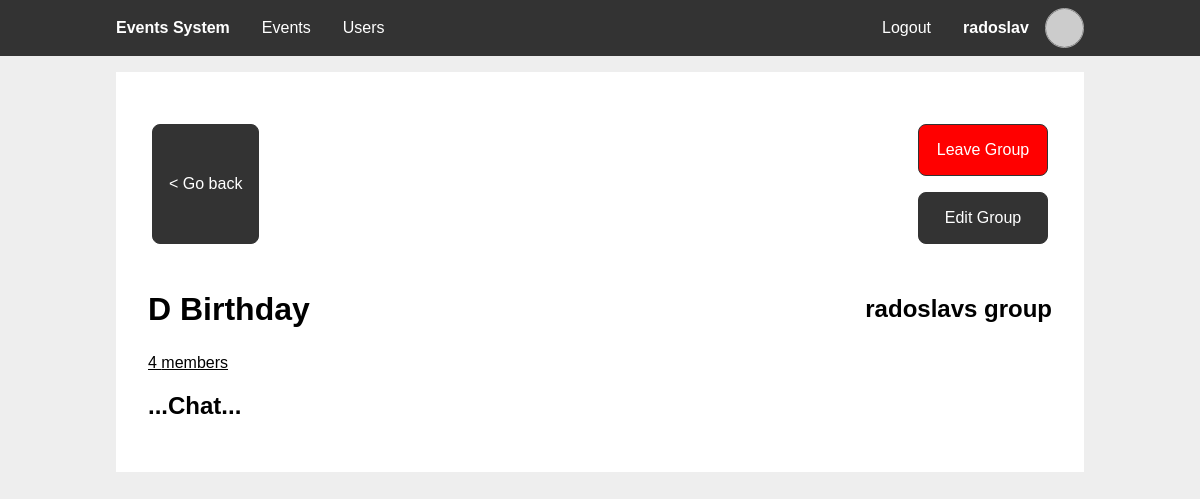
The app's page /group_view.php?event_id=1&group_id=1&year=2025 (signed in) with its own data.
### tables this page shows
CREATE TABLE `users` (
  `id` int(11) NOT NULL,
  `username` varchar(50) NOT NULL,
  `email` varchar(50) DEFAULT NULL,
  `birthday_event` int(11) NOT NULL,
  `password_hash` char(60) NOT NULL
);

CREATE TABLE `events` (
  `event_id` int(11) NOT NULL,
  `creator_id` int(11) DEFAULT NULL,
  `name` varchar(50) NOT NULL,
  `date` date NOT NULL,
  `description` varchar(100) NOT NULL,
  `recurring` tinyint(1) NOT NULL
);

CREATE TABLE `event_groups` (
  `group_id` int(11) NOT NULL,
  `creator_id` int(11) NOT NULL,
  `group_name` varchar(50) NOT NULL,
  `money_goal` int(10) NOT NULL DEFAULT 0,
  `meeting_time` time NOT NULL DEFAULT '09:00:00',
  `meeting_place` varchar(50) DEFAULT NULL,
  `group_description` varchar(250) DEFAULT NULL,
  `group_pass` char(8) DEFAULT NULL
);

### includes/db_users.php (called while the page is built, shortened)
<?php
function getUserById($user_id) {
  $pdo = getPDO();
  $stmt = $pdo->prepare('SELECT u.id,
                                u.username,
                                u.email,
                                e.date AS birthdate
                        FROM users u
                        JOIN events e ON u.birthday_event = e.event_id
                        WHERE u.id = ?');
  $stmt->execute([$user_id]);
  $user = $stmt->fetch();
  return $user;
}
?>

### includes/session.php (called while the page is built, shortened)
<?php
require_once "db_users.php";
function getUserId() {
  global $user;
  if (!$user) {
    $user = getUserById($_SESSION['user_id'] ?? null);
  }
  return $user["id"];
}
function ensureLoggedIn() {
  if (!getUserId()) {
    header('Location: ./login.php');
    exit;
  }
}
?>

### includes/gravatar.php (called while the page is built)
<?php
function gravatarUrl($arg) {
  $email = is_string($arg) ? $arg : ($arg['email'] ?: $arg['username']);
  return "https://www.gravatar.com/avatar/".hash("sha256", strtolower(trim($email)))."?d=identicon";
}
?>

### includes/db_groups.php (called while the page is built, shortened)
<?php
function getGroupById($group_id) {
  $pdo = getPDO();
  $stmt = $pdo->prepare('SELECT *
                        FROM event_groups
                        WHERE group_id = ?');
  $stmt->execute([$group_id]);
  return $stmt->fetch();
}
function checkUserInGroup($user_id, $event_id, $group_id) {
  $pdo = getPDO();
  $stmt = $pdo->prepare('SELECT *
                        FROM user_in_group as ug
                            JOIN event_to_group as eg ON ug.group_id = eg.group_id
                        WHERE ug.user_id = ? AND eg.event_id = ? AND eg.group_id = ?');
  $stmt->execute([$user_id, $event_id, $group_id]);
  return !!$stmt->fetch();
}
function getUsersInGroupCount($group_id) {
  $pdo = getPDO();
  $stmt = $pdo->prepare('SELECT COUNT(1)
                        FROM users u
                        JOIN (SELECT ug.user_id
                            FROM event_groups g
                                JOIN user_in_group ug ON ug.group_id = g.group_id
                            WHERE g.group_id = ?
                            UNION
                            SELECT uhg.user_id
                            FROM event_groups g
                                JOIN user_hidden_group uhg ON uhg.group_id = g.group_id
                            WHERE g.group_id = ?) AS gr ON gr.user_id = u.id');
  $stmt->execute([$group_id, $group_id]);
  return $stmt->fetch()['COUNT(1)'];
}
?>

### includes/db_events.php (called while the page is built, shortened)
<?php
function getEventById($event_id) {
  $pdo = getPDO();
  $stmt = $pdo->prepare('SELECT e.*,
                                u.username AS creator_username
                        FROM events e
                        LEFT JOIN users u ON e.creator_id = u.id
                        WHERE e.event_id = ?');
  $stmt->execute([$event_id]);
  return $stmt->fetch();
}
?>

### group_view.php (the view, shortened to what this page needs)
<?php
require_once 'includes/session.php';
require_once 'includes/db_events.php';
require_once 'includes/db_groups.php';
ensureLoggedIn();
$year = $_GET['year'];
$user_id = $user['id'];
$group_id = $_GET['group_id'];
$event_id = $_GET['event_id'];
$event = getEventById($event_id);
$group = getGroupById($group_id);
$in_group = checkUserInGroup($user_id, $event_id, $group_id);
?>
<?php
$page_styles = ['styles/groups.css'];
include 'templates/main_header.php'
?>
<section class="content">
  <div class="two-items between">
    <a class="btn" href="event_view.php?event_id=<?php echo $event_id ?>&year=<?php echo $year ?>">&lt Go back</a>
    <?php if ($in_group): ?>
    <div>
      <form id="form-leave-group" method="POST">
        <button type="submit" name="form-leave" class="btn delete">Leave Group</button>
      </form>
      <?php if ($user_id === $group['creator_id']): ?>
        <a class="btn" href="group_edit.php?event_id=<?php echo $event_id ?>&group_id=<?php echo $group_id ?>&year=<?php echo $year ?>">Edit Group</a>
      <?php endif ?>
    </div>
    <?php endif ?>
  </div>
  <header>
    <h1><?php echo $event['name'] ?></h1>
    <h2><?php echo $group['group_name']; ?></h2>
  </header>
  <?php if ($in_group): ?>
    <a href="group_members.php?event_id=<?php echo $event_id; ?>&group_id=<?php echo $group_id; ?>&year=<?php echo $year; ?>"><?php echo getUsersInGroupCount($group_id); ?> members</a>
    <header>
      <h2>...Chat...</h2>
    </header>
  <?php endif ?>
</section>
<?php
include 'templates/main_footer.php'
?>

### templates/main_header.php (shortened to what this page needs)
<?php
require_once 'includes/gravatar.php';
function active($param) {
  $isActive = basename($_SERVER['SCRIPT_NAME'], ".php") === $param;
  echo $isActive ? 'class="active"' : '';
}
?>
<!DOCTYPE html>
<html lang="en">
<head>
  <link rel="stylesheet" href="styles/main.css">
  <?php foreach ($page_styles as $style): ?>
    <link rel="stylesheet" href="<?php echo $style?>">
  <?php endforeach ?>
</head>
<body>
  <nav>
    <div class="wrapper">
      <ul>
        <li>
          <span><h1>Events System</h1></span>
        </li>
      </ul>
      <?php if (isset($user) && $user): ?>
      <ul class="middle">
        <li>
          <a href="./" <?php active("index") ?>>Events</a>
        </li>
        <li>
          <a href="./users.php" <?php active("users") ?>>Users</a>
        </li>
      </ul>
      <ul>
        <li>
          <a href="logout.php">Logout</a>
        </li>
        <li>
          <a href="profile.php" <?php active("profile") ?>>
            <div class="profile-info">
              <strong><?php echo $user['username'] ?></strong>
              <img class="profile-picture" alt="Profile Picture" src="<?php echo gravatarUrl($user) ?>">
            </div>
          </a>
        </li>
      </ul>
      <?php endif ?>
    </div>
  </nav>
  <main class="wrapper">

### styles/main.css (style rules this page uses)
:root { --color-accent: #333; --color-accent-active: #444; --color-accent-inactive: #777; --color-background: #fff; --color-background-body: #eee; --color-text: #000; --color-text-accent: #fff; --color-text-error: #f00; --color-text-error-active: #e60000; --color-text-confirm: #0f0; --color-text-confirm-active: #00e600; --nav-height: 3.5em; }
* { box-sizing: border-box; }
body { font-family: sans-serif; color: var(--color-text); background-color: var(--color-background-body); min-height: 100vh; margin: 0; }
h1 { font-size: 2em; }
ul { list-style: none; padding: 0; margin: 0; }
a { color: inherit; }
form input, form .btn, form select, form .select-dynamic form textarea { width: 100%; }
input, select, .select-dynamic, textarea, .btn { display: block; font-size: inherit; font-family: inherit; border: 1px solid var(--color-accent); padding: 1em; margin: 1em 0; border-radius: 0.5em; text-decoration: none; }
.btn { cursor: pointer; color: var(--color-text-accent); background-color: var(--color-accent); text-align: center; align-content: center; }
.btn.delete { color: var(--color-text-accent); background-color: var(--color-text-error); }
.wrapper { width: 100%; max-width: 1000px; margin: 0 auto; }
body > main { flex-grow: 1; }
body > nav { display: flex; justify-content: center; width: 100%; top: 0; left: 0; color: var(--color-text-accent); background-color: var(--color-accent); z-index: 1; }
body > nav h1 { margin: 0; padding: 0; }
body > nav .wrapper { display: flex; flex-direction: column; }
body > nav a { text-decoration: none; }
body > nav ul { display: flex; align-items: center; flex-direction: column; }
body > nav ul.middle { flex-grow: 1; margin: 1em 0; }
body > nav li { height: var(--nav-height); width: 100%; }
body > nav li > a, body > nav li > span { display: flex; align-items: center; justify-content: center; padding: 0 1em; height: 100%; }
body > nav .profile-info { height: 100%; }
body > nav .profile-picture { height: 70%; }
header { display: flex; justify-content: space-between; align-items: center; }
.content { padding: 2em; background-color: var(--color-background); margin: 1em; }
.profile-info { display: flex; align-items: center; gap: 1em }
.profile-picture { border-radius: 50%; border: 1px solid #aaa; }
@media only screen and (min-width: 768px) { body { flex-direction: unset; padding-top: var(--nav-height); } }
@media only screen and (min-width: 768px) { form input, form select, form .select-dynamic, form .btn, textarea { width: 24em; } }
@media only screen and (min-width: 768px) { body > nav { position: fixed; } }
@media only screen and (min-width: 768px) { body > nav h1 { font-size: 1em; } }
@media only screen and (min-width: 768px) { body > nav .wrapper { flex-direction: row; } }
@media only screen and (min-width: 768px) { body > nav ul { flex-direction: row; } }
@media only screen and (min-width: 768px) { body > nav ul.middle { flex-direction: row; margin: unset; } }
@media only screen and (min-width: 768px) { body > nav li { width: unset; } }

### styles/groups.css (style rules this page uses)
.two-items { display: flex; margin: 4px; justify-content: center; white-space: nowrap; }
.two-items button { width: 200px; margin: 5px; }
.two-items.between { justify-content: space-between; }
#form-leave-group button { padding: 1em; margin: 1em 0; max-width: 130px; }

### records on screen
users: username "radoslav"
events: name "D Birthday"
event_groups: group_name "radoslavs group"

### other values on screen
getUsersInGroupCount($group_id) "4"
